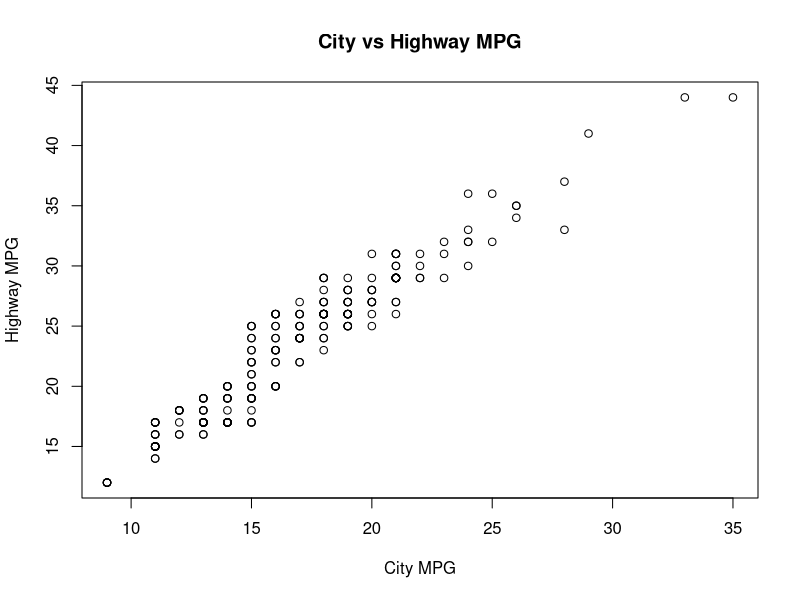
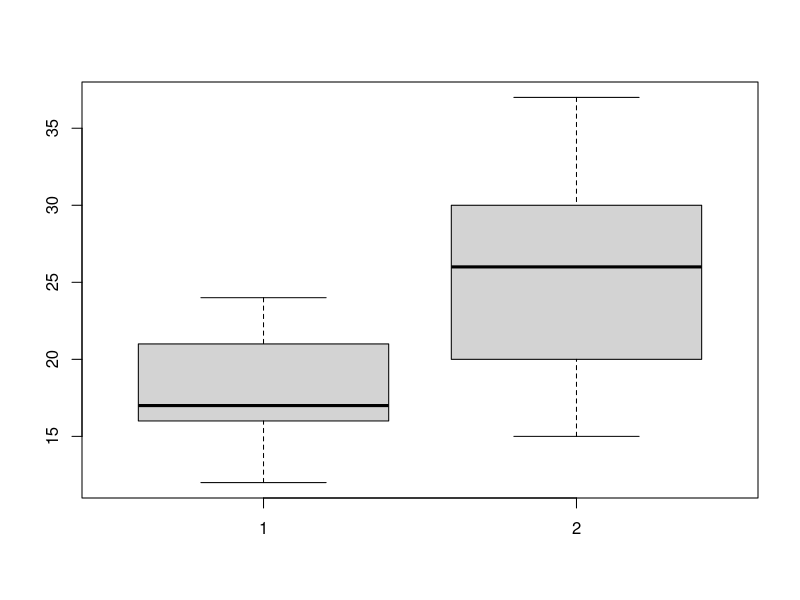
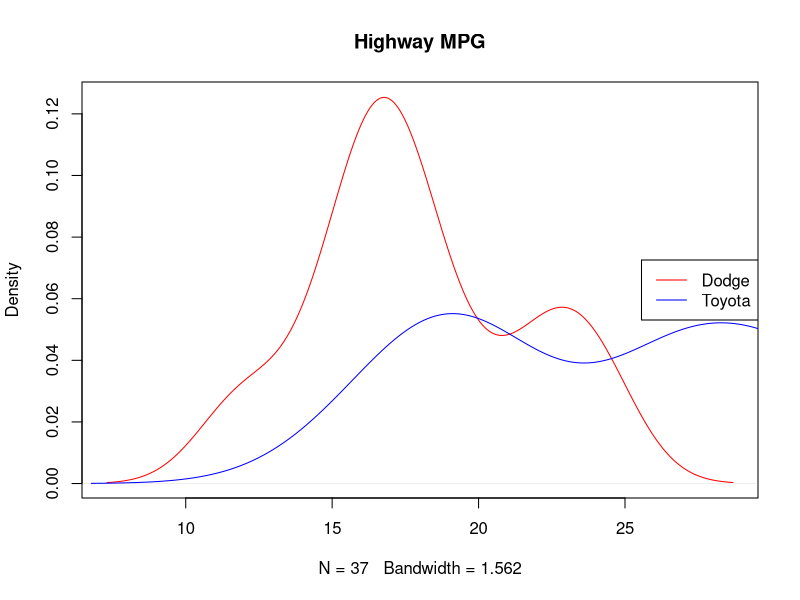
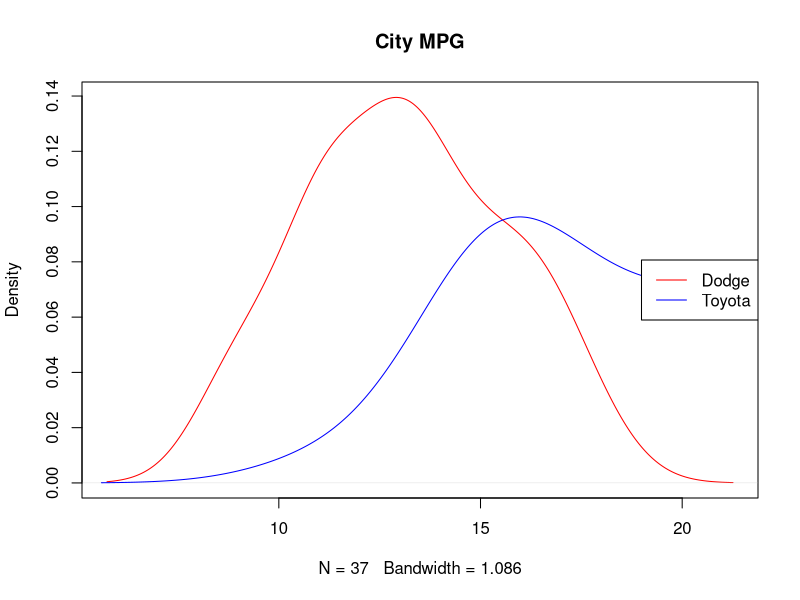

Reproduce these figures in R, in order.
#An Olympic diving athelete's scores given by 6 referees were 
#9.3, 8.7, 9.5, 10, 9, and 8.9. The final score for that dive is the 
#average of the scores after crossing out the highest and lowest scores. 
#Find the final score for that dive. Store the answer in a variable named 
#ave and print.

scores <- c(9.3,8.7,9.5,10,9,8.9)
maxScore <- max(scores)
scores <- scores[scores != maxScore]
scores
minScore <- min(scores)
scores <- scores[scores != minScore]
ave <- mean(scores)
ave

#Create a vector of numbers (with length 21) to show whether the years of 
#2000, 2001, ., 2020 has Olympic Games. An entry of the vector should be 1 
#if the corresponding year has Olympic Games, and 0 otherwise. Note that 
#Olympic Games take place every two years (there are both summer and winter 
#Olympic Games), and that 2020 does not have Olympic Games. Store the answer 
#in a variable named olympic and print.

olympic <- c(rep(c(1,0,0),7))
olympic

#Calculate the BMI of Chris and Mary, who are siblings. Chris is 1.8 
#meters tall and 70 kilograms in weight; Mary is 1.65 meters tall and 49 
#kilograms in weight. The formula for BMI is BMI = weight (in kg) / height^2 
#(in meter). Store the answers in a vector of length 2 named bmi and print.

height <- c(1.8, 1.65)
weight <- c(70,49)
bmi <- weight / height^2
bmi

#Cars and mileage
library(ggplot2)
mpg
str(mpg)

#What are the 5 least fuel-efficient models in terms of highway mileage? 
#Storage the data frame containing all information of these five models in a 
#variable named worst5 and print. (Hint: Here are a few things you are free 
#to define. E.g., which variable to use to characterize "fuel economy", and 
#what is a "model". Please state your definitions.)

#we are looking at fuel efficiency through the hwy data
hwy <- mpg$hwy
sort(hwy)
sort(hwy, decreasing = FALSE)[1:5]
worst5 <- mpg[order(mpg$hwy, decreasing=FALSE),][1:5]
names(worst5)
str(worst5)

#How many different midsize models are included in this dataset? Storage 
#the answer in a variable named nummidsize and print.

models <- mpg$model[mpg$class == "midsize"]
nummidsize <- length(unique(models))
nummidsize

#Create a scatterplot of hwy and cty and describe the relationship. Why 
#are there so few points visible? Explain your findings.

#answer: there are very few points visible because they are overlapping. To
#better illustrate what is happening it might be easier to see the density
#functions for highway and city MPG
plot(mpg$cty, mpg$hwy, main = "City vs Highway MPG", xlab = "City MPG", 
     ylab = "Highway MPG")


#Which manufacturer produces cars with higher fuel efficiency, Dodge or 
#Toyota? Use graphs and summary statistics to answer this question. Explain 
#your findings.

#larger mpg = more fuel efficient

dodge <- mpg[mpg$manufacturer == 'dodge', ]
toyota <- mpg[mpg$manufacturer == 'toyota', ]
boxplot(dodge$hwy, toyota$hwy)

plot(density(mpg$hwy[mpg$manufacturer == "dodge"]), col = "red", main="Highway MPG")
lines(density(mpg$hwy[mpg$manufacturer == "toyota"]), col="blue")
legend("right", legend=c("Dodge","Toyota"),col=c("red","blue"), lty=c(1,1))

plot(density(mpg$cty[mpg$manufacturer == "dodge"]), col = "red", main="City MPG")
lines(density(mpg$cty[mpg$manufacturer == "toyota"]), col = "blue")
legend("right", legend=c("Dodge", "Toyota"), col=c("red", "blue"), lty=c(1,1))

city_data_Dodge = mpg$cty[mpg$manufacturer == "dodge"]
summary(city_data_Dodge)
city_data_Toyota = mpg$cty[mpg$manufacturer == "toyota"]
summary(city_data_Toyota)

hwy_data_Dodge = mpg$hwy[mpg$manufacturer == "dodge"]
summary(hwy_data_Dodge)
hwy_data_Toyota = mpg$hwy[mpg$manufacturer == "toyota"]
summary(hwy_data_Toyota)

#answer: Toyota produces cars with higher fuel efficiency rather than Dodge. 
#The city data shows that Toyota has a higher median and mean. Both being higher
#indicates the higher efficiency in Toyota produced cars. The same applies 
#when looking at the analysis from the highway data.


